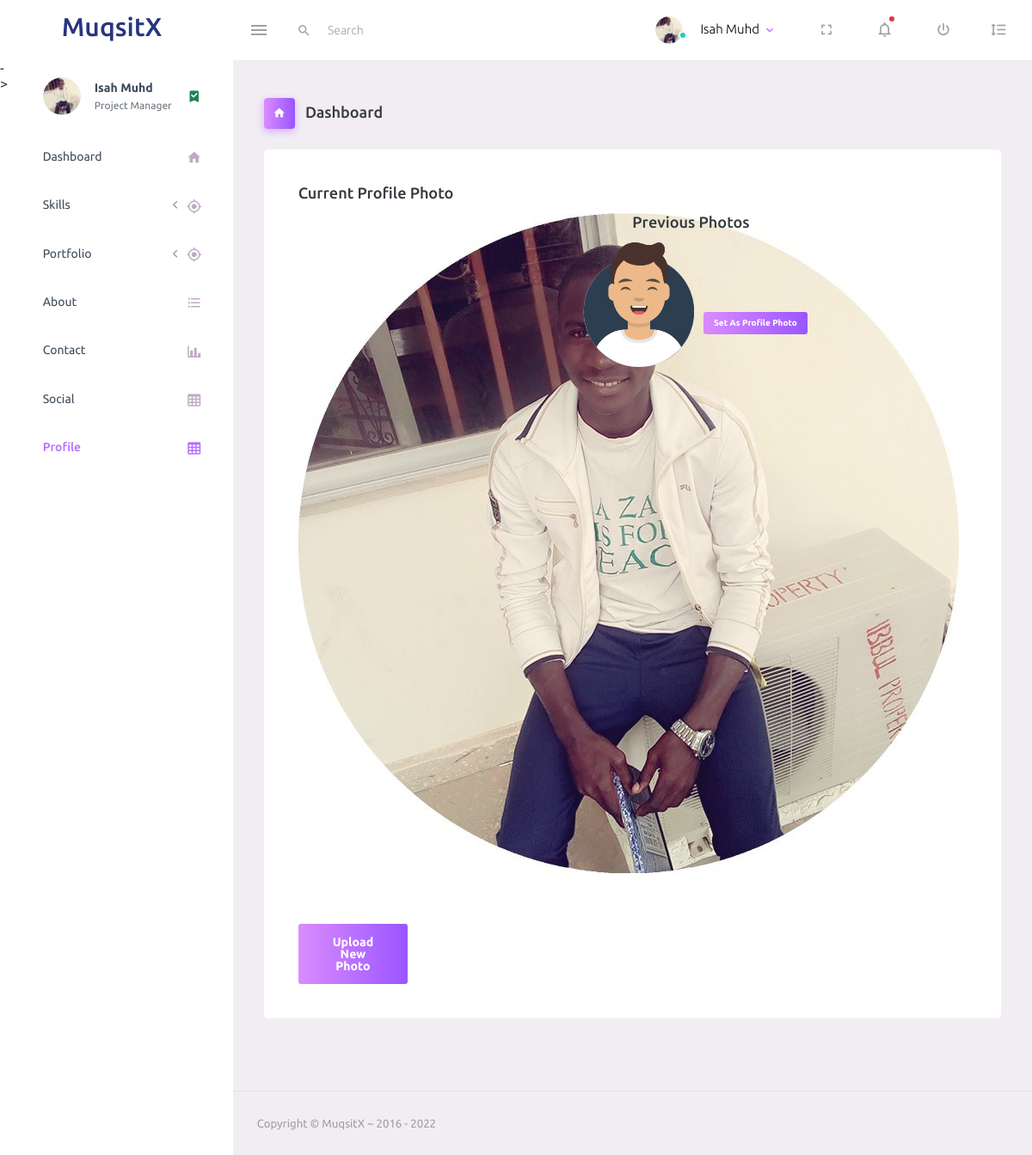
/admin/profile.php (signed in), run on the app's committed database.
### tables this page shows
CREATE TABLE `user` (
  `user_id` int(11) NOT NULL,
  `username` varchar(255) NOT NULL,
  `user_photo` varchar(255) NOT NULL,
  `user_email` varchar(255) NOT NULL,
  `user_password` varchar(255) NOT NULL,
  `user_status` int(11) NOT NULL DEFAULT '1'
);

CREATE TABLE `picture` (
  `pic_id` int(11) NOT NULL,
  `pic_src` varchar(255) NOT NULL,
  `pic_alt` varchar(255) NOT NULL,
  `pic_status` int(11) NOT NULL DEFAULT '0'
);

### includes/autoLoader.php (called while the page is built, shortened)
<?php
	function myAutoLoader($className) {
		$url = $_SERVER['HTTP_HOST'].$_SERVER['REQUEST_URI'];
		if (strpos($url, 'includes') !== false) {
					$path = '../classes/';
				}else if(strpos($url, 'admin') !== false){
					$path = '../classes/';
				}else if(strpos($url, 'pages') !== false){
					$path = '../classes/';
				}else{
					$path = 'classes/';
				}
				$extension = '.php';
	}

### classes/dbh.php (called while the page is built)
<?php
	class Dbh
	{
		public function connect(){
			try {
				 $username = 'root';
				 $password = '';
				$dbh=new PDO('mysql:host=localhost;dbname=muqsit', $username, $password);
				return $dbh;
			} catch (Exception $e) {
				print 'Error: '.$e->getMessage().'<br>';
				die();
			}
		}
	}
?>

### classes/signin.php (called while the page is built, shortened)
<?php
	class Signin extends Dbh
	{
	    protected function getUserProfile($userID) {
	    	$sql = 'SELECT * FROM user WHERE user_id = ?';
			$stmt = $this->connect()->prepare($sql);
			$stmt->execute([$userID]);
			return $results = $stmt->fetchAll();
	    }
		}

### classes/signinView.php (called while the page is built)
<?php
	class signinView extends Signin {
		public function getUserDetails($userID) {
			return $results = $this->getUserProfile($userID);
		}
	}

### classes/profilePhoto.php (called while the page is built, shortened)
<?php
	class ProfilePhoto extends Dbh
	{
		protected function showAllProfilePhoto() {
			$sql = 'SELECT * FROM picture WHERE pic_status = ?';
			$stmt = $this->connect()->prepare($sql);
			$stmt->execute(['0']);
			$result = $stmt->fetchAll();
			return $result;
		}
		protected function showProfilePhoto() {
			$sql = 'SELECT * FROM picture WHERE pic_status = ? LIMIT 1';
			$stmt = $this->connect()->prepare($sql);
			$stmt->execute(['1']);
			$result = $stmt->fetchAll();
			return $result;
		}
	}

### classes/profileView.php (the view, shortened to what this page needs)
<?php
	class ProfileView extends ProfilePhoto {
		public function showAllAdminPhoto() {
			$results = $this->showAllProfilePhoto();
			foreach ($results as $result) {
				$token = $result['pic_id'];
				$token = md5($token);
				$src = $result['pic_src'];
				$alt = $result['pic_alt'];
				echo '<img width="150px" height="150px" class="masthead-avatar mb-5" src="../assets/img/'.$src.'" alt="'.$alt.'" />';
				echo '<a href="profile.php?edit_profile='.$token. ', '.$src.', '.$alt.'" class="btn btn-gradient-primary btn-xs">Set As Profile Photo</a>';
			}
		}
		public function showAdminPhoto() {
			$results = $this->showProfilePhoto();
			foreach ($results as $result) {
				$token = $result['pic_id'];
				$token = md5($token);
				$src = $result['pic_src'];
				$alt = $result['pic_alt'];
				echo '<img class="masthead-avatar mb-5" src="../assets/img/'.$src.'" alt="'.$alt.'" />';
				echo '<a href="profile.php?edit_profile='.$token. ', '.$src.', '.$alt.'" class="btn btn-gradient-primary me-2">Upload New Photo</a>';
			}
		}
	}

### admin/top_nav.php (shortened to what this page needs)
<?php
    $userObj = new signinView();
    $results = $userObj->getUserDetails($userID);
    foreach ($results as $result) {
          $username=$result['username'];
        }
?>
<nav class="navbar default-layout-navbar col-lg-12 col-12 p-0 fixed-top d-flex flex-row">
        <div class="text-center navbar-brand-wrapper d-flex align-items-center justify-content-center">
          <a class="navbar-brand brand-logo" href="">
            <h2>MuqsitX</h2>
        </div>
        <div class="navbar-menu-wrapper d-flex align-items-stretch">
          <button class="navbar-toggler navbar-toggler align-self-center" type="button" data-toggle="minimize">
            <span class="mdi mdi-menu"></span>
          </button>
          <div class="search-field d-none d-md-block">
            <form class="d-flex align-items-center h-100" action="#">
              <div class="input-group">
                <div class="input-group-prepend bg-transparent">
                  <i class="input-group-text border-0 mdi mdi-magnify"></i>
                </div>
                <input type="text" class="form-control bg-transparent border-0" placeholder="Search">
              </div>
            </form>
          </div>
          <ul class="navbar-nav navbar-nav-right">
            <li class="nav-item nav-profile dropdown">
              <a class="nav-link dropdown-toggle" id="profileDropdown" href="#" data-bs-toggle="dropdown" aria-expanded="false">
                <div class="nav-profile-img">
                  <img src="assets/images/faces/md.jpg" alt="image">
                  <span class="availability-status online"></span>
                </div>
                <div class="nav-profile-text">
                  <p class="mb-1 text-black"><?php echo $username; ?></p>
                </div>
              </a>
            </li>
            <li class="nav-item d-none d-lg-block full-screen-link">
              <a class="nav-link">
                <i class="mdi mdi-fullscreen" id="fullscreen-button"></i>
              </a>
            </li>
            <li class="nav-item dropdown">
              <a class="nav-link count-indicator dropdown-toggle" id="notificationDropdown" href="#" data-bs-toggle="dropdown">
                <i class="mdi mdi-bell-outline"></i>
                <span class="count-symbol bg-danger"></span>
              </a>
            </li>
            <li class="nav-item nav-logout d-none d-lg-block">
              <a class="nav-link" href="../includes/logout.php">
                <i class="mdi mdi-power"></i>
              </a>
            </li>
            <li class="nav-item nav-settings d-none d-lg-block">
              <a class="nav-link" href="#">
                <i class="mdi mdi-format-line-spacing"></i>
              </a>
            </li>
          </ul>
        </div>
      </nav>

### data on the page
user: username "Isah Muhd"
picture: pic_src (picture)
picture: pic_src (picture)
